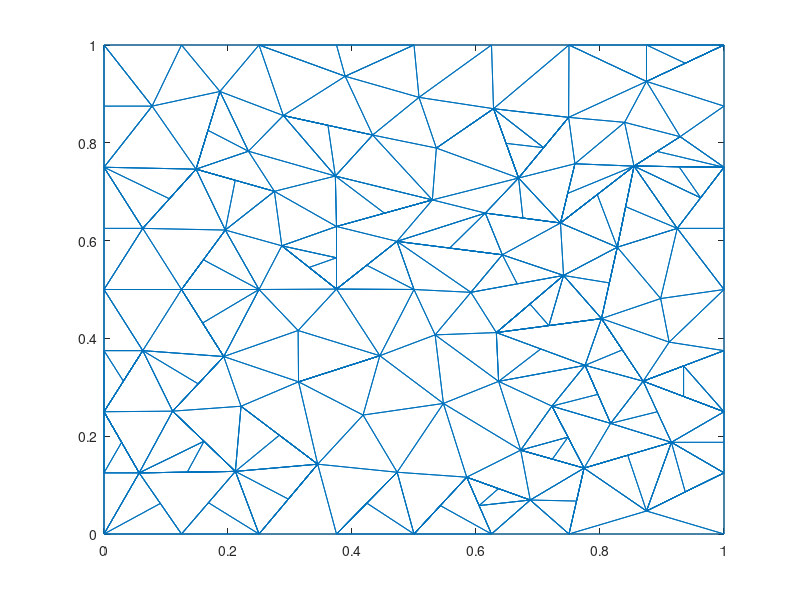

Reproduce this figure in MATLAB.
nodes = [0,0;
1,0;
1,1;
0,1;
0.5,0.5;
0,0.5;
0.0625,0.625;
0.25,0.5;
0,0.25;
0.5,0;
0,0.75;
0.125,0.5;
0.5,1;
0.433275,0.815849;
0.148437,0.746094;
0.195626,0.621564;
0.529625,0.683244;
0.375,0.628853;
0.25,1;
0.373136,0.732013;
0.286769,0.589388;
0.375,0.500839;
0.27482,0.700717;
0.313771,0.311229;
0.313066,0.416148;
0.0625,0.375;
0.193152,0.362881;
0.25,0;
0.221019,0.261294;
0.110735,0.251224;
0.0567566,0.125;
0.289186,0.855722;
0.0775596,0.875;
0.232942,0.782767;
0.125,1;
0.186981,0.904974;
0.344656,0.142753;
0.125,0;
0.472573,0.598451;
0.924569,0.625;
0.38898,0.936063;
0.211891,0.128028;
0.375,0;
0.547402,0.26699;
0.444875,0.364572;
0.417838,0.243238;
0.47281,0.126311;
0.625,0;
0.75,0;
0.536065,0.78923;
0.75,1;
1,0.5;
0.6875,0.0694813;
0.585002,0.116209;
0.625,1;
0.642467,0.570984;
0.508074,0.892911;
1,0.25;
0.668679,0.727983;
0.749387,0.852019;
0.628269,0.869741;
0.736262,0.636012;
0.802373,0.440498;
0.82784,0.586474;
0.741191,0.528744;
0.632806,0.411914;
0.615033,0.656252;
0.854872,0.752318;
0.534065,0.407201;
1,0.75;
0.875,0.925491;
0.897806,0.481478;
1,0.375;
0.591791,0.494234;
0.722482,0.261441;
0.67209,0.171457;
0.774275,0.134747;
1,0.875;
0.839631,0.841845;
0.759557,0.757126;
0.92931,0.8125;
0.869619,0.3125;
0.875,0.0470411;
0.911511,0.392352;
0.775933,0.344943;
0.817138,0.226203;
1,0.125;
0.915154,0.1875;
0.63646,0.312134;
0.748378,0.198094;
0.160313,0.560782;
0,0.625;
0.379323,0.337901;
0,0.375;
0.168445,0.0640138;
0.105469,0.685547;
0.452312,0.656049;
0.211629,0.723405;
0.375,0.564846;
0,0.875;
0.361231,0.835786;
0.330884,0.545114;
0.159076,0.431441;
0.423787,0.549645;
0.282837,0.202024;
0,0.125;
0.03125,0.3125;
0.161313,0.189626;
0.151944,0.307053;
0.297328,0.0713766;
0.0283783,0.1875;
0.423905,0.0631556;
0.167709,0.825534;
0.0908783,0.0625;
0.70437,0.378429;
0.375,1;
0.134324,0.126514;
0.841356,0.669396;
0.605001,0.0581045;
0.55752,0.584718;
0.542501,0.0581045;
0.582167,0.829485;
0.815107,0.513486;
0.709033,0.790001;
0.675647,0.646132;
0.648474,0.798862;
0.835996,0.376499;
0.666491,0.511489;
0.636251,0.0928451;
0.795567,0.694165;
0.962285,0.6875;
0.875,1;
0.71759,0.426206;
0.93481,0.34375;
1,0.625;
0.9375,0.962745;
0.892387,0.25;
0.686999,0.470329;
0.723182,0.153102;
0.762137,0.0673734;
0.9375,0.0860206;
0.927436,0.751159;
0.747909,0.696569;
0.892091,0.782409;
1,0.1875;
0.796535,0.285573;
0.844714,0.161123;
0.93481,0.28125;
];
triangles = [77,75,76;
12,6,26;
16,12,8;
11,6,7;
45,25,24;
25,22,8;
24,27,29;
12,7,6;
6,9,26;
42,38,28;
14,17,50;
7,15,11;
18,17,20;
21,16,8;
25,45,22;
23,15,16;
23,34,15;
7,16,15;
15,33,11;
50,57,14;
16,7,12;
22,18,21;
35,36,19;
4,11,33;
14,20,17;
14,32,20;
23,18,20;
18,39,17;
41,57,13;
59,50,17;
21,8,22;
14,41,32;
12,27,8;
39,22,5;
16,21,23;
18,23,21;
24,25,27;
37,29,42;
12,26,27;
46,24,37;
9,1,31;
8,27,25;
9,30,26;
24,29,37;
42,30,31;
30,27,26;
28,37,42;
31,30,9;
30,29,27;
47,43,10;
24,46,45;
36,15,34;
20,32,34;
35,4,33;
20,34,23;
34,32,36;
36,33,15;
36,35,33;
19,36,32;
47,46,37;
39,18,22;
38,31,1;
39,5,74;
85,66,89;
13,57,55;
13,19,41;
19,32,41;
42,29,30;
31,38,42;
48,49,53;
28,43,37;
68,64,40;
44,89,69;
22,45,5;
47,37,43;
44,45,46;
44,47,54;
44,46,47;
54,48,53;
39,56,67;
59,17,67;
54,10,48;
71,51,60;
55,57,61;
41,14,57;
84,52,72;
57,50,61;
2,83,49;
63,64,65;
54,47,10;
59,60,61;
67,62,59;
61,50,59;
68,62,64;
82,63,85;
74,65,56;
53,76,54;
68,80,62;
61,51,55;
40,70,68;
61,60,51;
65,62,56;
3,51,71;
66,63,65;
73,82,58;
52,70,40;
72,40,64;
39,74,56;
63,72,64;
45,69,5;
69,89,66;
39,67,17;
67,56,62;
70,78,81;
80,79,60;
44,69,45;
74,69,66;
40,72,52;
65,64,62;
71,78,3;
79,80,68;
88,82,86;
79,71,60;
77,86,75;
73,84,82;
69,74,5;
65,74,66;
44,54,76;
82,84,63;
53,77,76;
76,75,89;
49,77,53;
83,87,88;
70,81,68;
71,79,81;
59,80,60;
80,59,62;
71,81,78;
81,79,68;
87,58,88;
49,83,77;
52,84,73;
63,84,72;
66,85,63;
86,85,75;
88,77,83;
86,82,85;
82,88,58;
83,2,87;
88,86,77;
76,89,44;
85,89,75;
76,77,90;
90,75,76;
91,8,16;
91,12,8;
92,7,11;
92,6,7;
93,24,24;
93,45,24;
94,26,6;
9,26,94;
95,28,42;
95,38,28;
96,11,7;
96,15,11;
97,20,18;
97,17,20;
98,16,23;
98,15,16;
98,15,23;
98,15,15;
96,15,7;
96,15,15;
91,12,16;
91,12,12;
21,22,99;
99,18,21;
100,33,4;
100,11,33;
101,20,14;
101,32,20;
97,17,18;
97,17,17;
102,22,21;
102,22,22;
101,32,14;
101,32,32;
103,8,12;
103,27,8;
104,5,39;
104,22,5;
105,42,37;
105,29,42;
103,27,12;
103,27,27;
31,9,106;
106,1,31;
107,26,9;
107,26,26;
105,37,37;
105,29,37;
31,42,108;
108,30,31;
109,26,30;
109,27,26;
110,42,28;
110,37,42;
111,9,31;
111,9,9;
109,27,30;
109,27,27;
112,10,47;
112,43,10;
93,45,24;
93,45,45;
113,34,36;
113,15,34;
113,15,36;
113,15,15;
104,22,39;
104,22,22;
114,1,38;
114,31,1;
115,89,85;
115,66,89;
116,41,13;
116,19,41;
108,30,42;
108,30,30;
117,42,31;
117,42,42;
110,37,28;
110,37,37;
118,40,68;
118,64,40;
112,43,47;
112,43,43;
53,54,119;
119,48,53;
120,67,39;
120,56,67;
121,48,54;
121,10,48;
122,61,50;
122,61,61;
123,65,63;
123,64,65;
121,10,54;
121,10,10;
61,59,124;
124,60,61;
125,59,67;
125,62,59;
126,59,61;
126,59,59;
118,64,68;
118,64,64;
127,85,82;
127,63,85;
128,56,74;
128,65,56;
129,54,53;
129,54,54;
130,62,68;
130,62,62;
131,68,40;
70,68,131;
71,3,132;
132,51,71;
65,66,133;
133,63,65;
134,58,73;
82,58,134;
135,40,52;
135,70,40;
120,56,39;
120,56,56;
123,64,63;
123,64,64;
125,62,67;
125,62,62;
136,3,71;
136,3,3;
137,86,88;
137,82,86;
90,75,77;
90,75,75;
134,82,73;
134,82,82;
138,66,65;
138,66,66;
127,63,82;
127,63,63;
139,76,76;
139,77,76;
140,53,49;
140,77,53;
141,88,83;
141,87,88;
142,68,70;
142,68,68;
124,60,59;
124,60,60;
143,62,80;
143,62,62;
144,68,81;
144,68,68;
145,88,87;
145,58,88;
140,77,49;
140,77,77;
133,63,66;
133,63,63;
146,75,86;
146,85,75;
147,83,88;
147,77,83;
146,85,86;
146,85,85;
148,58,82;
148,58,58;
141,87,83;
141,87,87;
147,77,88;
147,77,77;
139,90,76;
139,77,90;
107,94,9;
107,26,94;
102,99,21;
102,22,99;
111,106,31;
111,9,106;
117,108,31;
117,42,108;
129,119,53;
129,54,119;
126,124,61;
126,59,124;
130,64,68;
130,62,64;
143,68,80;
143,62,68;
142,131,70;
142,68,131;
136,132,71;
136,3,132;
138,133,65;
138,66,133;
148,134,82;
148,58,134;
144,70,81;
144,68,70;
];
trimesh(triangles, nodes(:,1), nodes(:,2));
